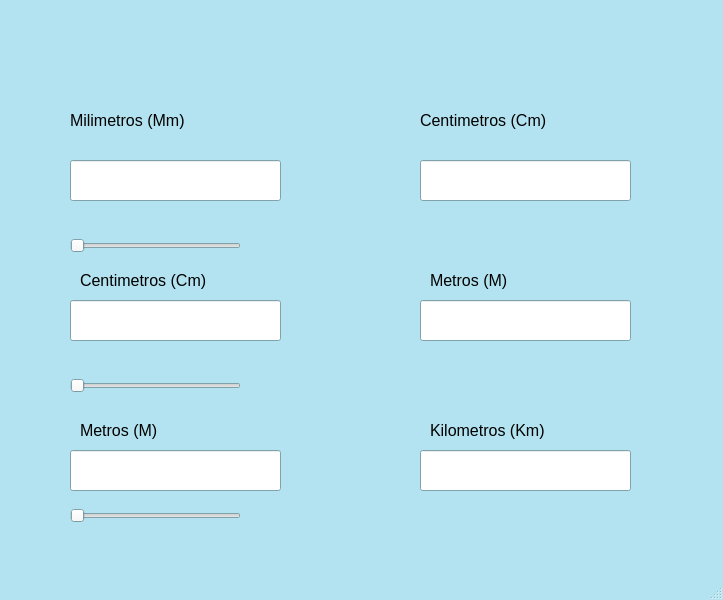
<?xml version="1.0" encoding="UTF-8"?>
<ui version="4.0">
 <class>MainWindow</class>
 <widget class="QMainWindow" name="MainWindow">
  <property name="geometry">
   <rect>
    <x>0</x>
    <y>0</y>
    <width>723</width>
    <height>600</height>
   </rect>
  </property>
  <property name="palette">
   <palette>
    <active>
     <colorrole role="Base">
      <brush brushstyle="SolidPattern">
       <color alpha="255">
        <red>255</red>
        <green>255</green>
        <blue>255</blue>
       </color>
      </brush>
     </colorrole>
     <colorrole role="Window">
      <brush brushstyle="SolidPattern">
       <color alpha="255">
        <red>179</red>
        <green>227</green>
        <blue>240</blue>
       </color>
      </brush>
     </colorrole>
    </active>
    <inactive>
     <colorrole role="Base">
      <brush brushstyle="SolidPattern">
       <color alpha="255">
        <red>255</red>
        <green>255</green>
        <blue>255</blue>
       </color>
      </brush>
     </colorrole>
     <colorrole role="Window">
      <brush brushstyle="SolidPattern">
       <color alpha="255">
        <red>179</red>
        <green>227</green>
        <blue>240</blue>
       </color>
      </brush>
     </colorrole>
    </inactive>
    <disabled>
     <colorrole role="Base">
      <brush brushstyle="SolidPattern">
       <color alpha="255">
        <red>179</red>
        <green>227</green>
        <blue>240</blue>
       </color>
      </brush>
     </colorrole>
     <colorrole role="Window">
      <brush brushstyle="SolidPattern">
       <color alpha="255">
        <red>179</red>
        <green>227</green>
        <blue>240</blue>
       </color>
      </brush>
     </colorrole>
    </disabled>
   </palette>
  </property>
  <property name="windowTitle">
   <string>MainWindow</string>
  </property>
  <widget class="QWidget" name="centralwidget">
   <widget class="QSlider" name="Sl_1">
    <property name="geometry">
     <rect>
      <x>70</x>
      <y>230</y>
      <width>171</width>
      <height>31</height>
     </rect>
    </property>
    <property name="toolTip">
     <string>Desliza el slider</string>
    </property>
    <property name="statusTip">
     <string>Desliza el slider</string>
    </property>
    <property name="orientation">
     <enum>Qt::Horizontal</enum>
    </property>
   </widget>
   <widget class="QLineEdit" name="txt_cm">
    <property name="geometry">
     <rect>
      <x>420</x>
      <y>160</y>
      <width>211</width>
      <height>41</height>
     </rect>
    </property>
    <property name="font">
     <font>
      <pointsize>16</pointsize>
      <weight>75</weight>
      <bold>true</bold>
     </font>
    </property>
    <property name="placeholderText">
     <string/>
    </property>
   </widget>
   <widget class="QLabel" name="label">
    <property name="geometry">
     <rect>
      <x>420</x>
      <y>100</y>
      <width>141</width>
      <height>41</height>
     </rect>
    </property>
    <property name="font">
     <font>
      <pointsize>12</pointsize>
     </font>
    </property>
    <property name="text">
     <string>Centimetros (Cm)</string>
    </property>
   </widget>
   <widget class="QSlider" name="Sl_2">
    <property name="geometry">
     <rect>
      <x>70</x>
      <y>370</y>
      <width>171</width>
      <height>31</height>
     </rect>
    </property>
    <property name="toolTip">
     <string>Desliza el slider</string>
    </property>
    <property name="statusTip">
     <string>Desliza el slider</string>
    </property>
    <property name="orientation">
     <enum>Qt::Horizontal</enum>
    </property>
   </widget>
   <widget class="QLineEdit" name="txt_mm">
    <property name="geometry">
     <rect>
      <x>70</x>
      <y>160</y>
      <width>211</width>
      <height>41</height>
     </rect>
    </property>
    <property name="font">
     <font>
      <pointsize>16</pointsize>
      <weight>75</weight>
      <bold>true</bold>
     </font>
    </property>
    <property name="placeholderText">
     <string/>
    </property>
   </widget>
   <widget class="QLabel" name="label_2">
    <property name="geometry">
     <rect>
      <x>70</x>
      <y>110</y>
      <width>121</width>
      <height>21</height>
     </rect>
    </property>
    <property name="font">
     <font>
      <pointsize>12</pointsize>
     </font>
    </property>
    <property name="text">
     <string>Milimetros (Mm)</string>
    </property>
   </widget>
   <widget class="QLineEdit" name="txt_cm2">
    <property name="geometry">
     <rect>
      <x>70</x>
      <y>300</y>
      <width>211</width>
      <height>41</height>
     </rect>
    </property>
    <property name="font">
     <font>
      <pointsize>16</pointsize>
      <weight>75</weight>
      <bold>true</bold>
     </font>
    </property>
    <property name="placeholderText">
     <string/>
    </property>
   </widget>
   <widget class="QLineEdit" name="txt_m">
    <property name="geometry">
     <rect>
      <x>420</x>
      <y>300</y>
      <width>211</width>
      <height>41</height>
     </rect>
    </property>
    <property name="font">
     <font>
      <pointsize>16</pointsize>
      <weight>75</weight>
      <bold>true</bold>
     </font>
    </property>
    <property name="placeholderText">
     <string/>
    </property>
   </widget>
   <widget class="QLabel" name="label_3">
    <property name="geometry">
     <rect>
      <x>80</x>
      <y>270</y>
      <width>131</width>
      <height>21</height>
     </rect>
    </property>
    <property name="font">
     <font>
      <pointsize>12</pointsize>
     </font>
    </property>
    <property name="text">
     <string>Centimetros (Cm)</string>
    </property>
   </widget>
   <widget class="QLabel" name="label_4">
    <property name="geometry">
     <rect>
      <x>430</x>
      <y>270</y>
      <width>131</width>
      <height>21</height>
     </rect>
    </property>
    <property name="font">
     <font>
      <pointsize>12</pointsize>
     </font>
    </property>
    <property name="text">
     <string>Metros (M)</string>
    </property>
   </widget>
   <widget class="QSlider" name="Sl_3">
    <property name="geometry">
     <rect>
      <x>70</x>
      <y>500</y>
      <width>171</width>
      <height>31</height>
     </rect>
    </property>
    <property name="toolTip">
     <string>Desliza el slider</string>
    </property>
    <property name="statusTip">
     <string>Desliza el slider</string>
    </property>
    <property name="orientation">
     <enum>Qt::Horizontal</enum>
    </property>
   </widget>
   <widget class="QLineEdit" name="txt_m2">
    <property name="geometry">
     <rect>
      <x>70</x>
      <y>450</y>
      <width>211</width>
      <height>41</height>
     </rect>
    </property>
    <property name="font">
     <font>
      <pointsize>16</pointsize>
      <weight>75</weight>
      <bold>true</bold>
     </font>
    </property>
    <property name="placeholderText">
     <string/>
    </property>
   </widget>
   <widget class="QLabel" name="label_5">
    <property name="geometry">
     <rect>
      <x>80</x>
      <y>420</y>
      <width>131</width>
      <height>21</height>
     </rect>
    </property>
    <property name="font">
     <font>
      <pointsize>12</pointsize>
     </font>
    </property>
    <property name="text">
     <string>Metros (M)</string>
    </property>
   </widget>
   <widget class="QLabel" name="label_6">
    <property name="geometry">
     <rect>
      <x>430</x>
      <y>420</y>
      <width>131</width>
      <height>21</height>
     </rect>
    </property>
    <property name="font">
     <font>
      <pointsize>12</pointsize>
     </font>
    </property>
    <property name="text">
     <string>Kilometros (Km)</string>
    </property>
   </widget>
   <widget class="QLineEdit" name="txt_km">
    <property name="geometry">
     <rect>
      <x>420</x>
      <y>450</y>
      <width>211</width>
      <height>41</height>
     </rect>
    </property>
    <property name="font">
     <font>
      <pointsize>16</pointsize>
      <weight>75</weight>
      <bold>true</bold>
     </font>
    </property>
    <property name="text">
     <string/>
    </property>
    <property name="placeholderText">
     <string/>
    </property>
   </widget>
   <widget class="QLabel" name="label_7">
    <property name="geometry">
     <rect>
      <x>10</x>
      <y>10</y>
      <width>701</width>
      <height>71</height>
     </rect>
    </property>
    <property name="text">
     <string/>
    </property>
    <property name="pixmap">
     <pixmap resource="recursos_proyecto.qrc">:/LOGOS/Imagenes/uat.png</pixmap>
    </property>
    <property name="scaledContents">
     <bool>true</bool>
    </property>
   </widget>
   <widget class="QLabel" name="label_8">
    <property name="geometry">
     <rect>
      <x>640</x>
      <y>490</y>
      <width>71</width>
      <height>71</height>
     </rect>
    </property>
    <property name="text">
     <string/>
    </property>
    <property name="pixmap">
     <pixmap resource="recursos_proyecto.qrc">:/LOGOS/Imagenes/pngegg.png</pixmap>
    </property>
    <property name="scaledContents">
     <bool>true</bool>
    </property>
   </widget>
  </widget>
  <widget class="QMenuBar" name="menubar">
   <property name="geometry">
    <rect>
     <x>0</x>
     <y>0</y>
     <width>723</width>
     <height>21</height>
    </rect>
   </property>
  </widget>
  <widget class="QStatusBar" name="statusbar"/>
 </widget>
 <resources>
  <include location="recursos_proyecto.qrc"/>
 </resources>
 <connections/>
</ui>
